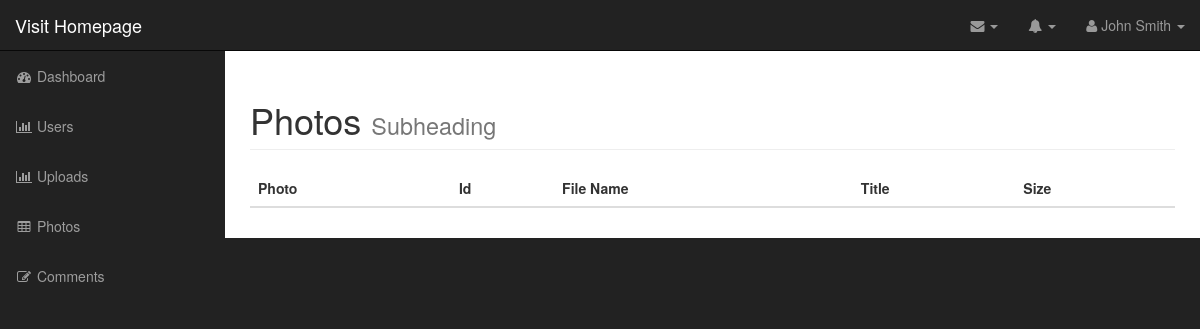
Before: /admin/photos.php (signed in) with the older database file.
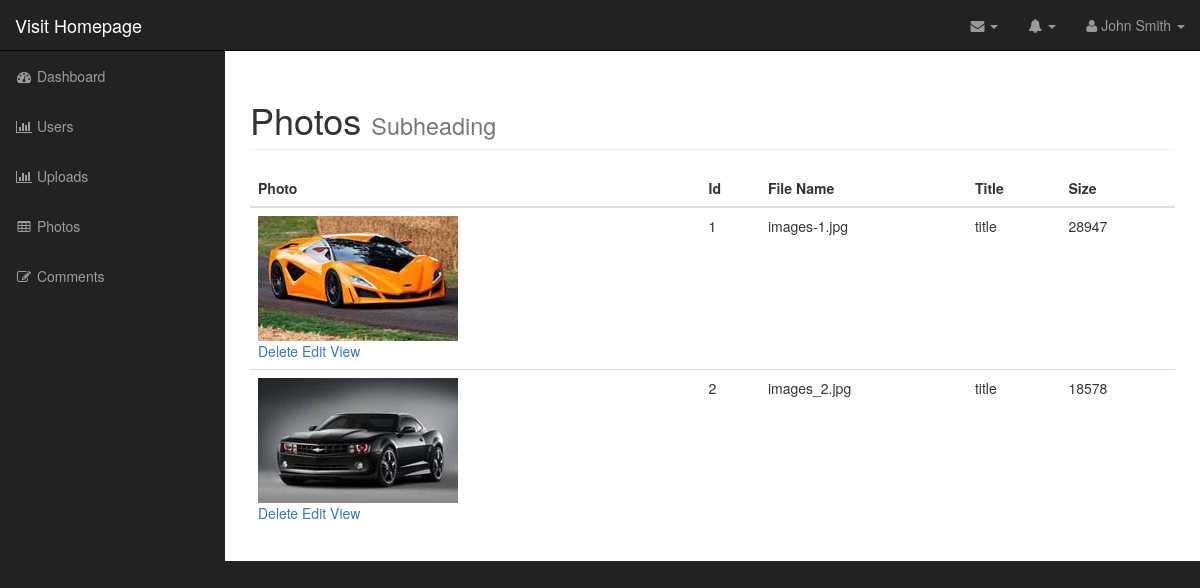
After: the same page with the newer database file.
### tables this page shows
CREATE TABLE IF NOT EXISTS `photos` (
  `id` int(255) NOT NULL AUTO_INCREMENT,
  `title` varchar(255) NOT NULL,
  `description` text NOT NULL,
  `filename` varchar(255) NOT NULL,
  `type` varchar(255) NOT NULL,
  `size` int(255) NOT NULL,
  PRIMARY KEY (`id`)
);

### admin/includes/database.php (called while the page is built, shortened)
<?php
class Database{
	public $connection;
	public function open_db_connection(){
		$this->connection = new mysqli(DB_HOST,DB_USER,DB_PASS,DB_NAME);
	}
	public function query($sql){
		$result = $this->connection->query($sql);
		return $result;
	}
}
$database = new Database();
?>

### admin/includes/db_object.php (called while the page is built, shortened)
<?php
class Db_object{
	public static function find_all(){
	    return static::find_by_query("SELECT * FROM `".static::$db_table."`");
	}
	public static function find_by_query($sql){
	    global $database;
		$result_set = $database->query($sql);
	    $object_array = array();
	    while($fh_row = mysqli_fetch_assoc($result_set)){
	        $object_array[]= static::instantiation($fh_row);
	    }
	    return $object_array;
	}
	public static function instantiation($the_record){
	   $thisObject = new $calling_class;
	    foreach($the_record as $the_attribute=>$value){
	        if($thisObject->has_the_attr($the_attribute)){
	                $thisObject->$the_attribute = $value;
	        }
	    }
	    return $thisObject;
	}
	private function has_the_attr($the_attribute){
	    $object_vars = get_object_vars($this);
	    return array_key_exists($the_attribute, $object_vars);
	}
}
?>

### admin/includes/photo.php (called while the page is built, shortened)
<?php
class Photo extends Db_object{
	public $filename;
	public $upload_dir = "images";
	public function picture_path(){
		return $this->upload_dir.DS.$this->filename;
	}
}
?>

### admin/photos.php (the view, shortened to what this page needs)
<?php include("includes/header.php"); ?>
    <nav class="navbar navbar-inverse navbar-fixed-top" role="navigation">
       <?php  include "includes/top_nav.php"; ?>
       <?php include "includes/side_nav.php"; ?>
    </nav>
    <div id="page-wrapper">
       <div class="container-fluid">
           <div class="row">
               <div class="col-lg-12">
                   <h1 class="page-header">
                       Photos
                       <small>Subheading</small>
                   </h1>
               </div>
               <div class="col-lg-12">
                  <table class="table table-hover">
                      <thead>
                          <tr>
                              <th>Photo</th>
                              <th>Id</th>
                              <th>File Name</th>
                              <th>Title</th>
                              <th>Size</th>
                          </tr>
                      </thead>
                      <tbody>
                          <?php
                            $photos = Photo::find_all();
                            foreach($photos as $photo){ ?>
                                <tr>
                                    <td><?php  ?>
                                    <img src="<?php echo $photo->picture_path(); ?>" alt="<?php echo $photo->title ?>">
                                    <br>
                                    <a href="delete_photo.php?id=<?php echo $photo->id; ?>">Delete</a>
                                    <a href="">Edit</a>
                                    <a href="">View</a>
                                </td>
                                    <td><?php echo $photo->id ?></td>
                                    <td><?php echo $photo->filename ?></td>
                                    <td><?php echo $photo->title ?></td>
                                    <td><?php echo $photo->size ?></td>
                                </tr>
                           <?php }
                          ?>
                      </tbody>
                  </table>
               </div>
           </div>
       </div>
    </div>
<?php include("includes/footer.php"); ?>

### admin/includes/header.php (shortened to what this page needs)
<!DOCTYPE html>
<html lang="en">
<head>
    <link href="css/bootstrap.min.css" rel="stylesheet">
    <link href="css/sb-admin.css" rel="stylesheet">
    <link href="font-awesome/css/font-awesome.min.css" rel="stylesheet" type="text/css">
</head>
<body>
    <div id="wrapper">

### admin/includes/top_nav.php (shortened to what this page needs)
<div class="navbar-header">
    <a class="navbar-brand" href="../index.php">Visit Homepage</a>
</div>
<ul class="nav navbar-right top-nav">
    <li class="dropdown">
        <a href="#" class="dropdown-toggle" data-toggle="dropdown"><i class="fa fa-envelope"></i> <b class="caret"></b></a>
    </li>
    <li class="dropdown">
        <a href="#" class="dropdown-toggle" data-toggle="dropdown"><i class="fa fa-bell"></i> <b class="caret"></b></a>
    </li>
    <li class="dropdown">
        <a href="#" class="dropdown-toggle" data-toggle="dropdown"><i class="fa fa-user"></i> John Smith <b class="caret"></b></a>
    </li>
</ul>

### admin/includes/side_nav.php (shortened to what this page needs)
<div class="collapse navbar-collapse navbar-ex1-collapse">
    <ul class="nav navbar-nav side-nav">
        <li>
            <a href="index.php"><i class="fa fa-fw fa-dashboard"></i> Dashboard</a>
        </li>
        <li>
            <a href="users.php"><i class="fa fa-fw fa-bar-chart-o"></i> Users</a>
        </li>
        <li>
            <a href="uploads.php"><i class="fa fa-fw fa-bar-chart-o"></i> Uploads</a>
        </li>
        <li>
            <a href="photos.php"><i class="fa fa-fw fa-table"></i> Photos</a>
        </li>
        <li>
            <a href="comments.php"><i class="fa fa-fw fa-edit"></i> Comments</a>
        </li>
    </ul>
</div>

### admin/includes/footer.php (shortened to what this page needs)
  </div>
</body>
</html>

### admin/css/sb-admin.css (style rules this page uses)
body { margin-top: 100px; background-color: #222; }
@media (min-width:768px) { body { margin-top: 50px; } }
#wrapper { padding-left: 0; }
#page-wrapper { width: 100%; padding: 0; background-color: #fff; }
@media (min-width:768px) { #wrapper { padding-left: 225px; } }
@media (min-width:768px) { #page-wrapper { padding: 10px; } }
.top-nav { padding: 0 15px; }
.top-nav>li { display: inline-block; float: left; }
.top-nav>li>a { padding-top: 15px; padding-bottom: 15px; line-height: 20px; color: #999; }
@media (min-width:768px) { .side-nav { position: fixed; top: 51px; left: 225px; width: 225px; margin-left: -225px; border: none; border-radius: 0; overflow-y: auto; background-color: #222; } }
@media (min-width:768px) { .side-nav>li>a { width: 225px; } }

Changed rows visible on the page:
added photos: filename (picture), id "1", filename "images-1.jpg", title "title", size "28947"
added photos: filename (picture), id "2", filename "images_2.jpg", title "title", size "18578"
